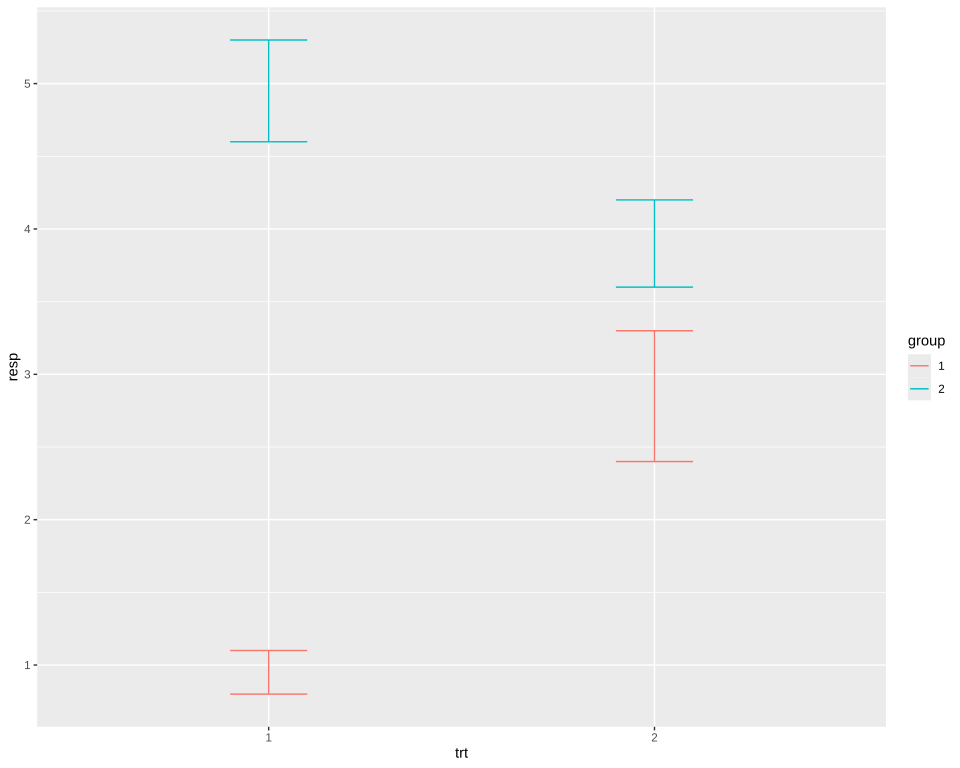

This chart was generated by the following R code:
# The plot test/golden/errorbar.svg draws, drawn by ggplot2 itself, as ggplot2's own visual tests
# draw their snapshots: the independent check on that golden whenever it changes. The suite never
# runs this; it needs R, ggplot2 and vdiffr, saved as the Docker image giggly-r:ggplot2-4.0.3. From
# the repository's root:
#
#   docker run --rm -v "$PWD/test/golden":/golden:ro giggly-r:ggplot2-4.0.3 \
#     Rscript /golden/errorbar.R > errorbar.ggplot2.svg
#
# and compare the two drawings element by element, as test/golden/point.R does.
#
# The reference page's error bars, whiskers 0.2 wide, each group's colour in a legend whose
# keys are a path's.
# First checked with ggplot2 4.0.3 and vdiffr 1.0.9: every element and clip path matches, the x
# axis drawn before the y as in test/golden/point.R.

library(ggplot2)

df <- data.frame(
  trt = factor(c(1, 1, 2, 2)),
  resp = c(1, 5, 3, 4),
  group = factor(c(1, 2, 1, 2)),
  upper = c(1.1, 5.3, 3.3, 4.2),
  lower = c(0.8, 4.6, 2.4, 3.6)
)

plot <- ggplot(df, aes(trt, resp, colour = group)) +
  geom_errorbar(aes(ymin = lower, ymax = upper), width = 0.2) +
  theme_gray()

file <- tempfile(fileext = ".svg")
vdiffr::write_svg(plot, file)
cat(readLines(file), sep = "\n")
